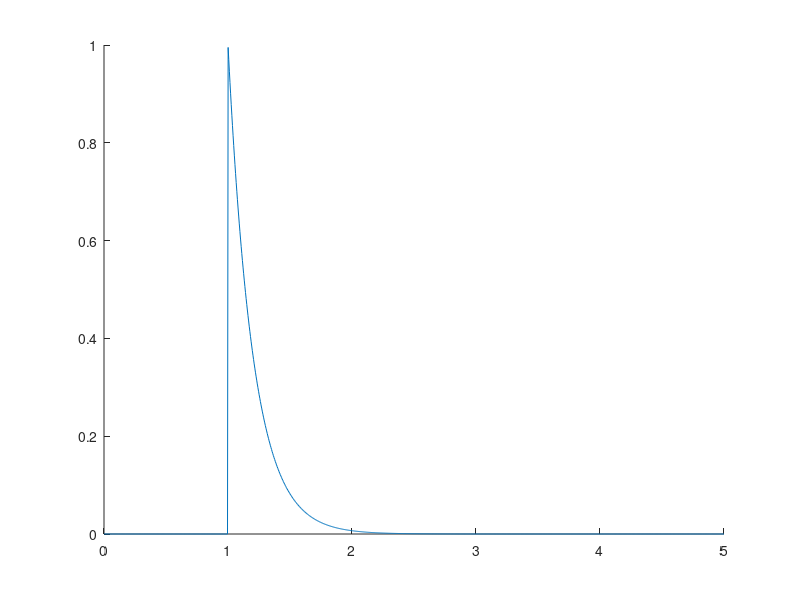
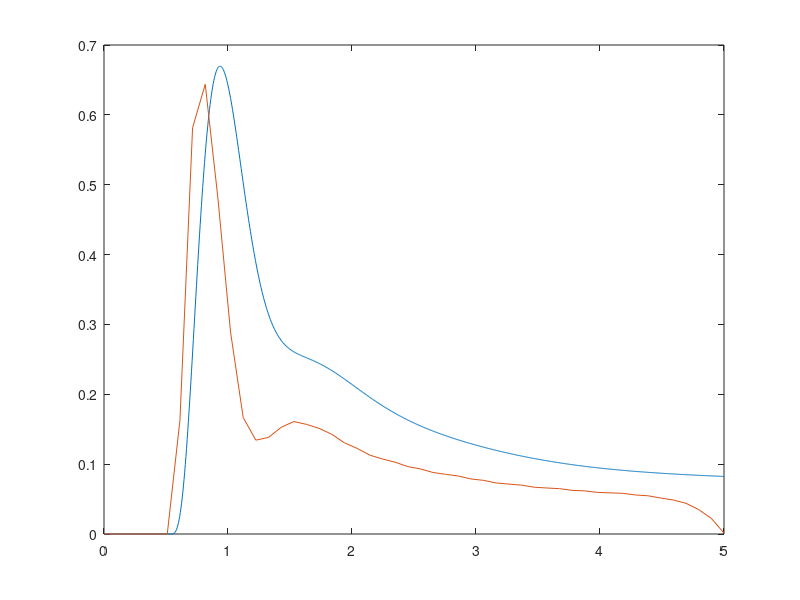

Recreate these plots in MATLAB, in order. (Note: this script raises an error after producing the figures.)
%% Convolution Function
% Convolution of C with decaying exponential kernel.
%
% $$\int_0^t K^{trans}e^{-k_{ep} \tau} C(t-\tau - t_0) d\tau$$
% 

%% Syntax
%
% * *prototypeConvolution* -- Calling with no arguments runs a demo.
% * g = *prototypeConvolution*(kTrans, kEp, t0, t) -- Typical call.
%       
% 
%% Description
% Implements the convolution of C with decaying exponential kernel, as described in
%       Suyash et al.  The output of this function is a time-series representation of the 
%       pixel intensity over time.  It is also the solution to the first order ODE
%       modeling the flow of tracer from the bloodstream to the tissue and back.
%       
%       Int( C(tau) * exp(t - tau) dtau, 0, t)
% 
% $$e^{\pi i} + 1 = 0$$ 
% 
%   Foo  bar
% 
% $$e^{\pi i} + 1 = 0$$
% 
% 
% # ITEM1
% # ITEM2
% 
% $$\int_0^t K^{trans}e^{-k_{ep} \tau} C(t-\tau) d\tau$$
% 

%%
% 
%
%   Arguments:
%       kTrans      Scale parameter (beta_1)
%       kEp         Shape parameter (1/beta_2)
%       t0          Shift or Delay parameter (beta_3)
%       t           Temporal coordinate vector or Time-points (t)
%
%   Output:
%       g           Pixel intensity time series (g(x,t) in TMI paper)
%

%% Arguments
%  kTrans      Scale parameter (beta_1)
% kEp         Shape parameter (1/beta_2)
% t0          Shift or Delay parameter (beta_3)
% t           Temporal coordinate vector or Time-points (t)
%
%%  Output
% g           Pixel intensity time series (g(x,t) in TMI paper)
%

function prototypeConvolution(~)
    
    if ~nargin, demo, return, end

end


%% Demo
%
function demo
    
    close all

    t = linspace(0,5,1000);
    Cp = breastCp(t);
    
%     figure, plot(t,Cp)
    
    ti = linspace(t(1), t(end), 50);
    dti = ti(2)-ti(1);
    
    t0 = 1;
%     kEp = 5;
%     kTrans = 1/kEp;
    kEp = 5;
    kTrans = 1;
    %kTrans = 1/(1+1/kEp);
    %kTrans = 1/(1 + exp(-kEp*dti))*1/sqrt(2*dti);
    
    %e = kTrans * exp( -kEp*(t - t0) ) .* (t >= t0);
    e = kernel(t, kTrans, kEp, t0);
    hold all; plot(t,e)
    
    E = kernel(t', kTrans, kEp, ti);
    Cpi = breastCp(ti);
    
%     figure('Position', [717   524   560   420])
%     plot(repmat(t',[1 size(E,2)]), bsxfun(@times, E, Cpi)/kTrans)
%     hold all
%     plot(t,Cp)
%     
%     %figure('Position', [717   19   560   420])
%     %plot(ti, sum(bsxfun(@times, E, Cpi)),'-o')
    
%     figure('Position', [717   19   560   420])
%     plot(ti, convolveCWithKernel(t, kTrans, kEp, ti))
    
    
    %hold all
    %plot(ti, convolveCWithKernel(ti, kTrans, kEp, ti),'-o')
    %plot(t, sum(bsxfun(@times, E, Cp)),'-')
    
%     snapnow
    
    
    %% 
    %
    %
    f1 = @(x) breastCp(x);
    f2 = @(x) kernel(x, kTrans, kEp, 0);
    %t = linspace(t(1),t(end),4000);
    q = quadv(@(tau) f2(tau) * f1(t-tau), t(1), t(end));
    
    figure, plot(t,q)
    hold all
    plot(ti, convolveCWithKernel(t, kTrans, kEp, ti)/300)
    
    snapnow
    
    s = zeros(size(t));
    for i=1:length(s)
        s(i) = convolutionFromMaple(t(i), 5, 2, 1);
    end
    figure, plot(t,s)
    ti_old = ti;


    oversample_i = 2;
    oversample_j = 8;
    ti = linspace(ti_old(1),ti_old(end),oversample_i*length(ti_old));
    tj = linspace(ti_old(1),ti_old(end),oversample_j*length(ti_old));
    Cpj = breastCp(tj);
    
    figure
    hold all
    plot(tj,Cpj*10,'LineWidth',5)
    
    for k_ep = logspace(log10(0.01),log10(1000),20);
        KTrans = k_ep;
        si = zeros(size(ti));
        for j=1:length(tj)
            si = si + Cpj(j) * KTrans * convolutionFromMapleVectorized(ti, k_ep, tj(j), oversample_j);
    %         for i=1:length(si)
    %             si(i) = si(i) + Cpi(j) * convolutionFromMaple(ti(i), 2, ti(j), oversample);
    %         end
        end
        plot(ti,si)
    end
    %figure, plot(ti,si)
    
    
    
    convolutionOuterLoop

    '';
end


%%
function signal = convolutionOuterLoop()
    t0 = 0; 
    tf = 5;
    T = 50;

    oversample_i = 8;
    oversample_j = 2;
    
    Ti = oversample_i*T;
    Tj = oversample_j*T;
    
    ti = linspace(t0, tf, Ti);
    tj = linspace(t0, tf, Tj);

    Cpi = breastCp(ti);
    

    figure
    hold all
    plot(ti, Cpi*10, 'LineWidth', 5)
    
    for k_ep = logspace(log10(0.01), log10(1000), 20);
        KTrans = k_ep;
        
        sj = zeros(1,Tj);
        for i=1:Ti
            signal_part = convolutionInnerLoop(tj, k_ep, ti(i), oversample_i);
            sj = sj + Cpi(i) * KTrans * signal_part;
        end
        plot(tj,sj)
    end
end

%%
function signal = convolutionInnerLoop(t, k_ep, t_0, samplingRate)
    L = 1/samplingRate;
    T = length(t);
    
    a = exp(k_ep*L);
    b = 1/a - 2 + a;
    
    signal = zeros(1,T);
    for j = 1:T
        u = t(j) - t_0;
        if u <= -L
            s = 0;
        elseif u <= 0 
            s = exp(-k_ep*(L + u)) - 1 + k_ep*(u + L); 
        elseif u <= L
            s = exp(-k_ep*(L + u)) - 2*exp(-k_ep*u) + 1 + k_ep*(L - u);
        else
            s = exp(-k_ep*u) * b;
        end
        s = s * samplingRate / (k_ep * k_ep);
        
        signal(j) = s;
    end
end


%%
function s = convolutionFromMapleVectorized(t, k, t_0, oversamplingFactor)
    x = t - t_0;
    L = 1/oversamplingFactor;
    s = zeros(size(t));
    
    ind_1 = (x > -L  &  x <= 0);
    ind_2 = (x >  0  &  x <= L);
    ind_3 = (x > L);
    
    a = exp(k*L);
    %s = exp(-k*x) * (1/a - 2 + a)
    s(ind_1) = exp(-k*(L + x(ind_1))) - 1 + k*(x(ind_1) + L); 
    s(ind_2) = exp(-k*(L + x(ind_2))) - 2*exp(-k*x(ind_2)) + 1 + k*(L - x(ind_2));
    s(ind_3) = exp(-k*x(ind_3)) * (1/a - 2 + a);

    s = s * oversamplingFactor / (k * k);
    
%     if x <= -L
%         s = 0;
%     else
%         if x > L
%             %s = exp(-k*(L + x)) - 2*exp(-k*x) + exp(-k*(-L + x));
%             %s = exp(-k*x) * (exp(-k*L) - 2 + exp(k*L));
%             a = exp(k*L);
%             s = exp(-k*x) * (1/a - 2 + a);
%             %s = exp(-k*x) * sinh(k*L/2)^2;
%         elseif x <= 0
%             s = exp(-k*(L + x)) - 1 + k*(x + L); 
%         elseif x <= L
%             s = exp(-k*(L + x)) - 2*exp(-k*x) + 1 + k*(L - x);
%         end
%         s = s * oversamplingFactor / (k * k);
%     end
end

function s = convolutionFromMaple(t, k, t_0, oversamplingFactor)
    x = t - t_0;
    L = 1/oversamplingFactor;
    if x <= -L
        s = 0;
    else
        if x > L
            %s = exp(-k*(L + x)) - 2*exp(-k*x) + exp(-k*(-L + x));
            %s = exp(-k*x) * (exp(-k*L) - 2 + exp(k*L));
            a = exp(k*L);
            s = exp(-k*x) * (1/a - 2 + a);
            %s = exp(-k*x) * sinh(k*L/2)^2;
        elseif x <= 0
            s = exp(-k*(L + x)) - 1 + k*(x + L); 
        elseif x <= L
            s = exp(-k*(L + x)) - 2*exp(-k*x) + 1 + k*(L - x);
        end
        s = s * oversamplingFactor / (k * k);
    end
end





function s = convolutionFromMapleOld(t, k, n)
    if t <= -1 + n
        s = 0;
    elseif t <= n
        s = (exp(((-1 - t + n) * k)) - 1 + (k * (t - n + 1))) / (k ^ 2); 
    elseif t <= 1 + n
        s = (exp(((-1 - t + n) * k)) - 2 * exp(-(k * (t - n))) + 1 + (k * (1 - t + n))) / (k ^ 2);
    elseif 1 + n < t
        s = (exp(-(k * (t - n - 1))) + exp(((-1 - t + n) * k)) - 2 * exp(-(k * (t - n)))) / (k ^ 2);
    end

%     cg7return = piecewise(
%         t <= -1 + n, 0, 
%         t <= n, (exp(((-1 - t + n) * k)) - 0.1e1 + (k * (t - n + 1))) / (k ^ 2), 
%         t <= 1 + n, (exp(((-1 - t + n) * k)) - 0.2e1 * exp(-(k * (t - n))) + 0.1e1 + (k * (1 - t + n))) / (k ^ 2), 
%         1 + n < t, (exp(-(k * (t - n - 1))) + exp(((-1 - t + n) * k)) - 0.2e1 * exp(-(k * (t - n)))) / (k ^ 2)
%     );
end


%%
%
function e = kernelScalarVersion(t, kTrans, kEp, t0)
    e = kTrans * exp( -kEp*(t - t0) ) .* (t >= t0);
end

function e = kernelAltVersion(t, kTrans, kEp)
    e = kTrans * exp( -kEp*(t) );
end


function e = kernel(t, kTrans, kEp, t0)
    e = kTrans * exp( -kEp*bsxfun(@minus, t, t0) ) .* bsxfun(@ge, t, t0);
end

function g = convolveCWithKernel(t, kTrans, kEp, ti)
    E = kernel(t', kTrans, kEp, ti);
    Cpi = breastCp(ti);
    
    g = sum(bsxfun(@times, E, Cpi));
end

%% Population model for Breast Input function
function Cp = breastCp(t,dt)
    if (nargin < 2) dt = 32/60; end;

    t = 60*t;
    dt = 60*dt;

    alpha = 4.0;

    %Cp = Cps([0.10 dt+48 alpha 20.0 1000.0],t); 

    Cp = Cpg([1.0 dt alpha 5.0],t) + ...
         Cpg([0.2 dt+28 alpha 10.0],t) + ...
         Cpg([0.10 dt+38 alpha 20.0],t) + ...
         Cps([0.10 dt+48 alpha 20.0 1000.0],t);

    Cp = 5.0*Cp;

end

% param(1) = Cp0
% param(2) = Delta
% param(3) = alpha
% param(4) = tau
%
function f = Cpg(param,t)

    Cp0 = abs(param(1));
    Delta = param(2);
    alpha = max(abs(param(3)),1);
    tau = abs(param(4));

    tprime = t-Delta;

    alphaprime = alpha-1;
    norm = exp(-alphaprime)*(tau*alphaprime)^alphaprime;

    if (length(t) == 1)
        if (t < Delta) 
            f = 0;
        else
            f = (Cp0/norm)*(tprime^alphaprime)*exp(-tprime/tau);
        end;
    else
        idx = find(t>=Delta);
        f = zeros(size(t));
        f(idx) = (Cp0/norm)*(tprime(idx).^alphaprime).*exp(-tprime(idx)/tau);
    end;

end

% param(1) = Cp0
% param(2) = delta
% param(3) = alpha
% param(4) = tau
% param(5) = T
%
function f = Cps(param,t)

    Cp0 = abs(param(1));
    Delta = param(2);
    alpha = max(abs(param(3)),1);
    tau = abs(param(4));
    T = abs(param(5));

    tprime = t-Delta;

    norm = gamma(alpha);

    xi = 1/tau-1/T;
    gam = norm;

    if (length(t) == 1)
        if (t < Delta) 
            f = 0;
        else
            f = (Cp0/norm)*gam*exp(-tprime/T)*gammaincc(xi*tprime,alpha);
        end;
    else
        idx = find(t>=Delta);
        f = zeros(size(t));
        f(idx) = (Cp0/norm)*gam*exp(-tprime(idx)/T).*gammaincc(xi*tprime(idx),alpha);
    end;

end

%% Corrected gammainc?
function y = gammaincc(x, a)
    y = gammainc(x, a);
end
